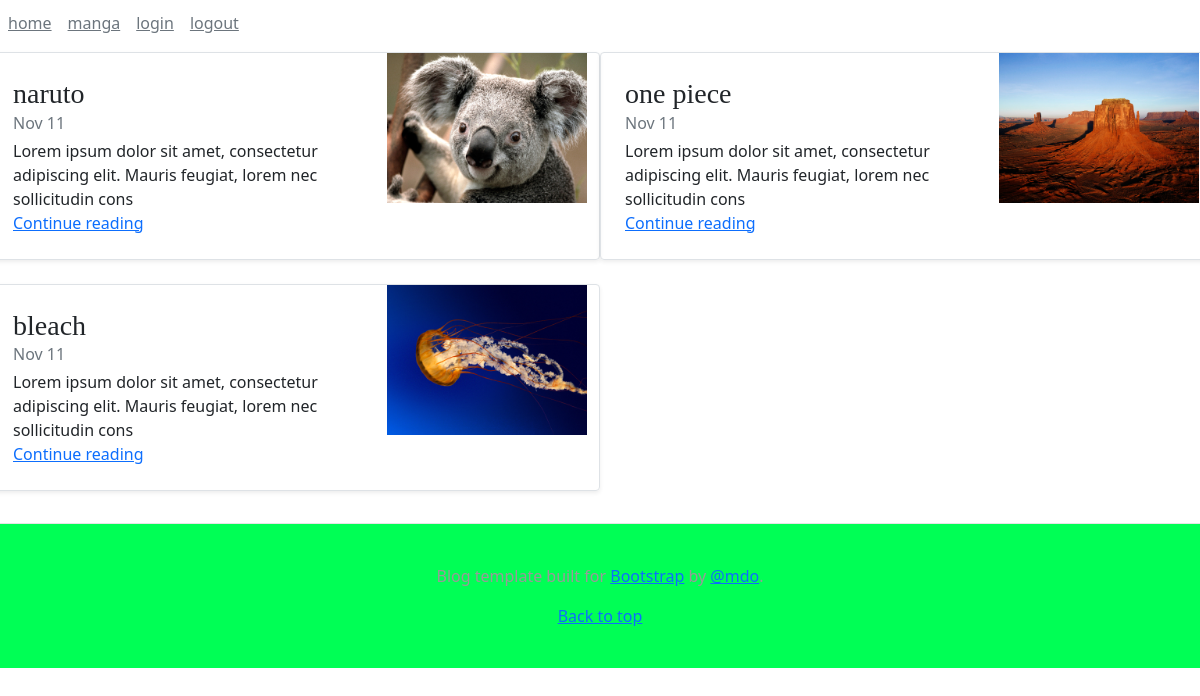
The app's page /, older data.
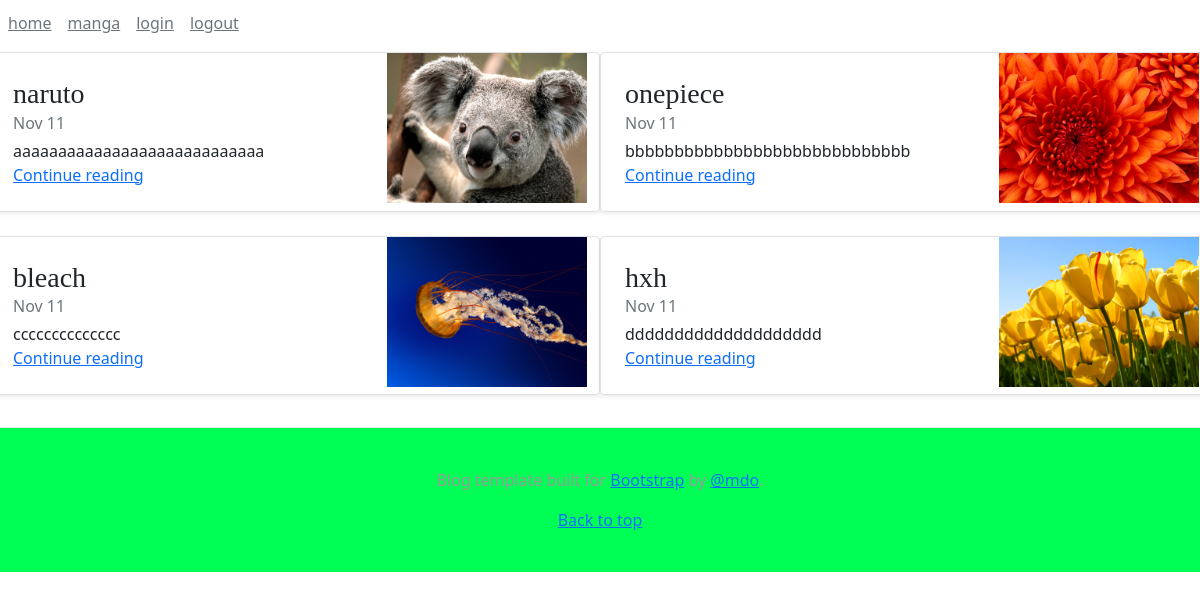
The same page, newer data.
### manga/models.py (models this page shows, shortened)
class Manga(models.Model):
    name = models.CharField(max_length=255, default='')
    description = models.TextField(default='')
    slug = models.SlugField(blank=True, default='')
    image = models.ImageField(default='', blank=True, upload_to='images')
    user = models.ForeignKey(User, null=True, on_delete=models.CASCADE) #un chapitre appartient à un seul manga

### manga/views.py (the view)
# urls.py: path('',views.manga,name='pagemanga'),
def manga(request):
    mangaliste = Manga.objects.all() #récupère tous la liste des mangas
    return render(request, 'manga/manga.html', {'mangahtml': mangaliste }) #crée la page de la liste des mangas

### templates/manga/manga.html
{% extends 'base/base.html' %}
{% block content %}
<div class="row mb-2">
{% for manga in mangahtml %}
      <div class="col-md-6">
        <div class="row no-gutters border rounded overflow-hidden flex-md-row mb-4 shadow-sm h-md-150 position-relative">
          <div class="col p-4 d-flex flex-column position-static">
            <h3 class="mb-0">{{ manga.name }}</h3>
            <div class="mb-1 text-muted">Nov 11</div>
            <p class="mb-auto">{{ manga.description|slice:":100" }}</p>
            <a href="{% url 'pagedetailmanga'  manga.slug %}" target="_self" class="stretched-link">Continue reading</a>
          </div>
          <div class="col-auto d-none d-lg-block">
            <img class= "img-fluid max-width:100% height:auto" width="200" height="150" src="{{ manga.image.url }}" >
          </div>
        </div>
      </div>
{% endfor %}
   </div>
{% endblock %}

### templates/base/base.html (shortened to what this page needs)
{% load static %}
<!DOCTYPE html>
<html>
    <head>
         <link rel="stylesheet" href="{% static 'base/css/blog.css' %}">
        <link href="https://cdn.jsdelivr.net/npm/bootstrap@5.1.3/dist/css/bootstrap.min.css" rel="stylesheet">
    </head>
    <body>
      <div class="contenair">
              {% include "base/navigation.html" %}
              <div>
                  {% block content %}
                  {% endblock %}
              </div>
              {% include "base/footer.html" %}
      </div>
    </body>
</html>

### templates/base/navigation.html (shortened to what this page needs)
<div class="row">
    <div class="nav-scroller py-1 mb-2">
       <nav class="nav d-flex">
         <a class="p-2 text-muted" href="{% url 'pagemaison' %}" target="_self">home</a>
         <a class="p-2 text-muted" href="{% url 'pagemanga' %}" target="_self">manga</a>
         <a class="p-2 text-muted" href="{% url 'account_login' %}" target="_self">login</a>
         <a class="p-2 text-muted" href="{% url 'account_logout' %}" target="_self">logout</a>
         <span>
         </span>
       </nav>
    </div>
  </div>

### templates/base/footer.html
<div class="row">
    <footer class="blog-footer">
      <p>Blog template built for <a href="https://getbootstrap.com/">Bootstrap</a> by <a href="https://twitter.com/mdo">@mdo</a>.</p>
      <p>
        <a href="#">Back to top</a>
      </p>
    </footer>
  </div>

### base/static/base/css/blog.css (style rules this page uses)
h1, h2, h3, h4, h5, h6 { font-family: "Playfair Display", Georgia, "Times New Roman", serif; }
.nav-scroller { position: relative; z-index: 2; height: 2.75rem; overflow-y: hidden; }
.nav-scroller .nav { display: -ms-flexbox; display: flex; -ms-flex-wrap: nowrap; flex-wrap: nowrap; padding-bottom: 1rem; margin-top: -1px; overflow-x: auto; text-align: center; white-space: nowrap; -webkit-overflow-scrolling: touch; }
.blog-footer { padding: 2.5rem 0; color: rgb(153, 153, 153); text-align: center; background-color: #00ff55; border-top: .05rem solid #e5e5e5; }
.blog-footer p:last-child { margin-bottom: 0; }

Row changes from the older to the newer data that the page shows:
changed Manga "naruto": description "Lorem ipsum dolor sit amet, consectetur adipiscing elit. Mauris feugiat, lorem nec sollicitudin cons" → "aaaaaaaaaaaaaaaaaaaaaaaaaaaa"
changed Manga: name "one piece" → "onepiece"; description "Lorem ipsum dolor sit amet, consectetur adipiscing elit. Mauris feugiat, lorem nec sollicitudin cons" → "bbbbbbbbbbbbbbbbbbbbbbbbbbbbb"; image: a different picture
changed Manga "bleach": description "Lorem ipsum dolor sit amet, consectetur adipiscing elit. Mauris feugiat, lorem nec sollicitudin cons" → "cccccccccccccc"
added Manga: name "hxh", description "dddddddddddddddddddd", image (picture)
